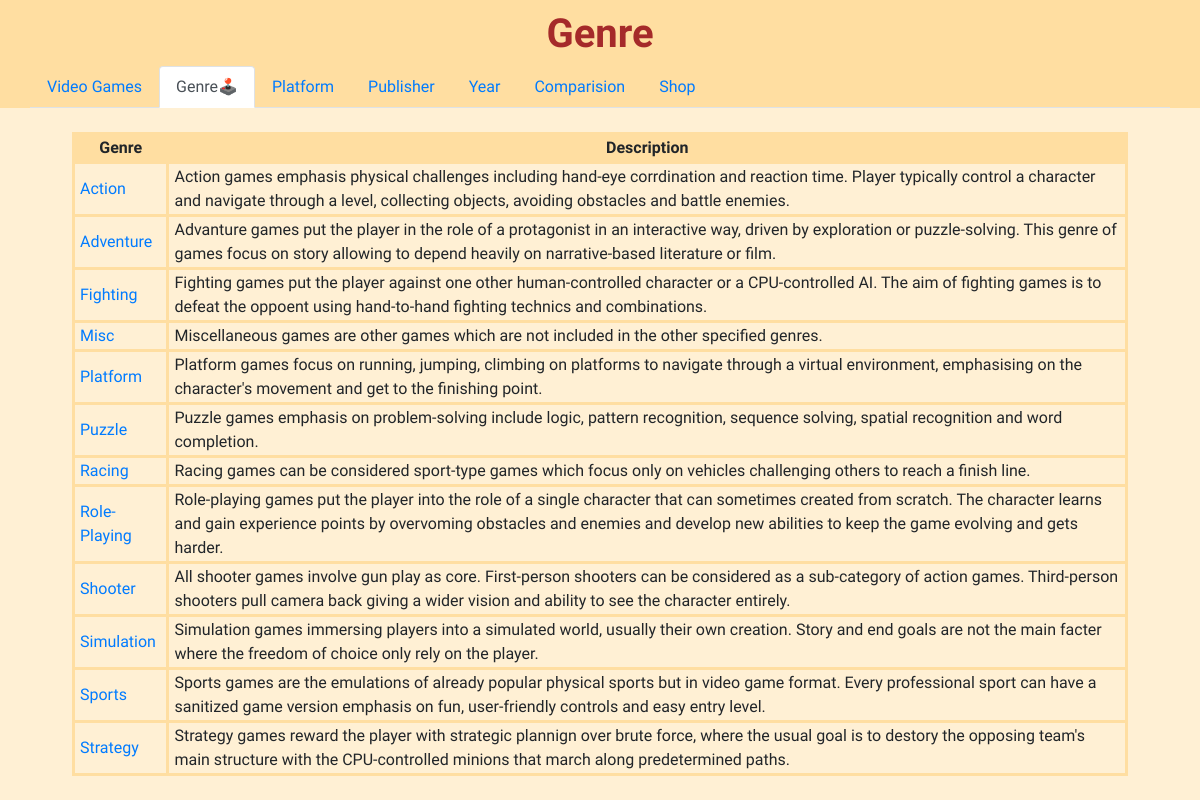
/genre, run on the app's committed database.
### games/models.py (models this page shows, shortened)
class Genre(models.Model):
  genre_name=models.TextField()
  genre_description=models.TextField()

### games/views/base.py (the view)
# urls.py: path('genre',views.base.genre, name='genre'),
def genre(request):
    genres=Genre.objects.all()
    return render(request, 'games/base/genre.html', {'genres':genres})

### games/templates/games/base/genre.html (shortened to what this page needs)
<!DOCTYPE html>
{%load static%}
<html lang="en">
<head>
  <link rel="stylesheet" href="https://maxcdn.bootstrapcdn.com/bootstrap/4.5.2/css/bootstrap.min.css">
  <link rel="stylesheet" href="{%static './style.css'%}">
</head>
<body>
  <header>
    <div class="sticky-top">
      <h1>Genre</h1>
      <ul class="nav nav-tabs">
        <li class="nav-item">
          <a class="nav-link" href="{% url 'index'%}">Video Games</a>
        </li>
        <li class="nav-item">
          <a class="nav-link active" href="{% url 'genre'%}">Genre🕹️</a>
        </li>
        <li class="nav-item">
          <a class="nav-link" href="{% url 'platform'%}">Platform</a>
        </li>
        <li class="nav-item">
          <a class="nav-link" href="{% url 'publisher'%}">Publisher</a>
        </li>
        <li class="nav-item">
          <a class="nav-link" href="{% url 'year'%}">Year</a>
        </li>
        <li class="nav-item">
          <a class="nav-link" href="{% url 'compare'%}">Comparision</a>
        </li>
        <li class="nav-item">
          <a class="nav-link" href="{% url 'basket_detail'%}">Shop</a>
        </li>
      </ul>
    </div>
  </header>
  <div class="content">
    <br>
    <table class="data_table" style="width:100%">
      <tr>
        <th>Genre</th>
        <th>Description</th>
      </tr>
      {% for genre in genres %}
      <tr>
        <td><a href="{%url 'genregame' id=genre.id%}">{{genre.genre_name}}</td>
        <td>{{genre.genre_description}}</td>
      </tr>
      {% endfor %}
    </table>
  </div>
</body>
</html>

### static/style.css (style rules this page uses)
body { background-color: rgb(255, 240, 212); width: 100%; font-family: 'Shantell Sans', cursive; }
.sticky-top { background-color: rgb(255, 222, 161); padding-top: 10px; padding-left: 30px; padding-right: 30px; }
.sticky-top h1 { color: brown; text-align: center; font-weight: bold; font-family: 'Shantell Sans', cursive; }
.content { padding-left: 6%; padding-right: 6%; padding-bottom: 2%; }
table, th, td { border: 3px solid rgb(255, 222, 161); border-collapse: collapse; padding-left: 5px; padding-right: 5px; }
th { text-align: center; background-color: rgb(255, 222, 161); }

### data on the page
Genre: genre_name "Action", genre_description "Action games emphasis physical challenges including hand-eye corrdination and reaction time. Player typically control a character and navigate through a level, collecting objects, avoiding obstacles and battle enemies."
Genre: genre_name "Adventure", genre_description "Advanture games put the player in the role of a protagonist in an interactive way, driven by exploration or puzzle-solving. This genre of games focus on story allowing to depend heavily on narrative-based literature or film."
Genre: genre_name "Fighting", genre_description "Fighting games put the player against one other human-controlled character or a CPU-controlled AI. The aim of fighting games is to defeat the oppoent using hand-to-hand fighting technics and combinations."
Genre: genre_name "Misc", genre_description "Miscellaneous games are other games which are not included in the other specified genres."
Genre: genre_name "Platform", genre_description "Platform games focus on running, jumping, climbing on platforms to navigate through a virtual environment, emphasising on the character's movement and get to the finishing point."
Genre: genre_name "Puzzle", genre_description "Puzzle games emphasis on problem-solving include logic, pattern recognition, sequence solving, spatial recognition and word completion."
Genre: genre_name "Racing", genre_description "Racing games can be considered sport-type games which focus only on vehicles challenging others to reach a finish line."
Genre: genre_name "Role-Playing", genre_description "Role-playing games put the player into the role of a single character that can sometimes created from scratch. The character learns and gain experience points by overvoming obstacles and enemies and develop new abilities to keep the game evolving and gets harder."
Genre: genre_name "Shooter", genre_description "All shooter games involve gun play as core. First-person shooters can be considered as a sub-category of action games. Third-person shooters pull camera back giving a wider vision and ability to see the character entirely."
Genre: genre_name "Simulation", genre_description "Simulation games immersing players into a simulated world, usually their own creation. Story and end goals are not the main facter where the freedom of choice only rely on the player."
Genre: genre_name "Sports", genre_description "Sports games are the emulations of already popular physical sports but in video game format. Every professional sport can have a sanitized game version emphasis on fun, user-friendly controls and easy entry level."
Genre: genre_name "Strategy", genre_description "Strategy games reward the player with strategic plannign over brute force, where the usual goal is to destory the opposing team's main structure with the CPU-controlled minions that march along predetermined paths."
